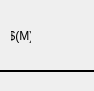
<?xml version="1.0" encoding="UTF-8"?>
<ui version="4.0">
 <class>MainWindow</class>
 <widget class="QMainWindow" name="MainWindow">
  <property name="geometry">
   <rect>
    <x>0</x>
    <y>0</y>
    <width>94</width>
    <height>91</height>
   </rect>
  </property>
  <property name="sizePolicy">
   <sizepolicy hsizetype="Preferred" vsizetype="Expanding">
    <horstretch>0</horstretch>
    <verstretch>0</verstretch>
   </sizepolicy>
  </property>
  <property name="styleSheet">
   <string>

QWidget#centralWidget {background: rgba(200, 200, 200, 255);}

caTable {
       font: 10pt;
       background: cornsilk;
       alternate-background-color: wheat;
}

caLineEdit {
     border-radius: 1px;
     background: lightyellow;
     color: black;
 }

caTextEntry {
    color: rgb(127, 0, 63);
    background-color: cornsilk;
    selection-color: #0a214c;
    selection-background-color: wheat;
    border: 1px groove black;
    border-radius: 1px;
    padding: 1px;
}

caTextEntry:focus {
    padding: 0px;
    border: 2px groove darkred;
    border-radius: 1px;
}

QPushButton {
      border-color: #00b;
      border-radius: 2px;
      padding: 3px;
      border-width: 1px;

	background: qlineargradient(spread:pad, x1:0, y1:0, x2:0, y2:1,
						   stop:0   rgba(224, 239, 255, 255),
						   stop:0.5 rgba(199, 215, 230, 255),
						   stop:1   rgba(184, 214, 236, 255));
}
QPushButton:hover {
	background: qlineargradient(spread:pad, x1:0, y1:0, x2:0, y2:1,
						stop:0   rgba(201, 226, 255, 255),
						stop:0.5 rgba(177, 204, 230, 255),
						stop:1   rgba(163, 205, 236, 255));
}
QPushButton:pressed {
	background: qlineargradient(spread:pad, x1:0, y1:0, x2:0, y2:1,
						stop:0   rgba(174, 219, 255, 255),
						stop:0.5 rgba(165, 199, 230, 255),
						stop:1   rgba(134, 188, 236, 255));
}

QPushButton:disabled {
	background: qlineargradient(spread:pad, x1:0, y1:0, x2:0, y2:1,
						stop:0   rgba(174, 219, 255, 255),
						stop:0.5 rgba(165, 199, 230, 255),
						stop:1   rgba(134, 188, 236, 255));
}

caChoice {
      background: qlineargradient(x1: 0, y1: 0, x2: 0, y2: 1,
                                  stop: 0 #E1E1E1, stop: 0.4 #DDDDDD,
                                  stop: 0.5 #D8D8D8, stop: 1.0 #D3D3D3);
}

caChoice &gt; QPushButton {
      text-align: left;
      padding: 1px;
}

caSlider::groove:horizontal {
border: 1px solid #bbb;
background: lightgrey;
height: 20px;
border-radius: 4px;
}

caSlider::handle:horizontal {
background: red;
border: 1px solid #777;
width: 13px;
margin-top: -2px;
margin-bottom: -2px;
border-radius: 2px;
}



</string>
  </property>
  <widget class="QWidget" name="centralWidget">
   <property name="sizePolicy">
    <sizepolicy hsizetype="Fixed" vsizetype="Preferred">
     <horstretch>0</horstretch>
     <verstretch>0</verstretch>
    </sizepolicy>
   </property>
   <property name="palette">
    <palette>
     <active>
      <colorrole role="Button">
       <brush brushstyle="SolidPattern">
        <color alpha="255">
         <red>200</red>
         <green>200</green>
         <blue>200</blue>
        </color>
       </brush>
      </colorrole>
      <colorrole role="Base">
       <brush brushstyle="SolidPattern">
        <color alpha="255">
         <red>200</red>
         <green>200</green>
         <blue>200</blue>
        </color>
       </brush>
      </colorrole>
      <colorrole role="Window">
       <brush brushstyle="SolidPattern">
        <color alpha="255">
         <red>200</red>
         <green>200</green>
         <blue>200</blue>
        </color>
       </brush>
      </colorrole>
     </active>
     <inactive>
      <colorrole role="Button">
       <brush brushstyle="SolidPattern">
        <color alpha="255">
         <red>200</red>
         <green>200</green>
         <blue>200</blue>
        </color>
       </brush>
      </colorrole>
      <colorrole role="Base">
       <brush brushstyle="SolidPattern">
        <color alpha="255">
         <red>200</red>
         <green>200</green>
         <blue>200</blue>
        </color>
       </brush>
      </colorrole>
      <colorrole role="Window">
       <brush brushstyle="SolidPattern">
        <color alpha="255">
         <red>200</red>
         <green>200</green>
         <blue>200</blue>
        </color>
       </brush>
      </colorrole>
     </inactive>
     <disabled>
      <colorrole role="Button">
       <brush brushstyle="SolidPattern">
        <color alpha="255">
         <red>200</red>
         <green>200</green>
         <blue>200</blue>
        </color>
       </brush>
      </colorrole>
      <colorrole role="Base">
       <brush brushstyle="SolidPattern">
        <color alpha="255">
         <red>200</red>
         <green>200</green>
         <blue>200</blue>
        </color>
       </brush>
      </colorrole>
      <colorrole role="Window">
       <brush brushstyle="SolidPattern">
        <color alpha="255">
         <red>200</red>
         <green>200</green>
         <blue>200</blue>
        </color>
       </brush>
      </colorrole>
     </disabled>
    </palette>
   </property>
   <property name="autoFillBackground">
    <bool>false</bool>
   </property>
   <widget class="caLabel" name="caLabel_0">
    <property name="geometry">
     <rect>
      <x>11</x>
      <y>26</y>
      <width>20</width>
      <height>20</height>
     </rect>
    </property>
    <property name="text">
     <string>$(M)</string>
    </property>
    <property name="alignment">
     <set>Qt::AlignAbsolute|Qt::AlignCenter|Qt::AlignHCenter|Qt::AlignVCenter</set>
    </property>
    <property name="fontScaleMode">
     <enum>ESimpleLabel::WidthAndHeight</enum>
    </property>
    <property name="foreground">
     <color>
      <red>0</red>
      <green>0</green>
      <blue>0</blue>
     </color>
    </property>
    <property name="background">
     <color alpha="0">
      <red>0</red>
      <green>0</green>
      <blue>0</blue>
     </color>
    </property>
    <property name="frameShape">
     <enum>QFrame::NoFrame</enum>
    </property>
   </widget>
   <widget class="caGraphics" name="caRectangle_0">
    <property name="geometry">
     <rect>
      <x>17</x>
      <y>66</y>
      <width>8</width>
      <height>16</height>
     </rect>
    </property>
    <property name="foreground">
     <color>
      <red>0</red>
      <green>216</green>
      <blue>0</blue>
     </color>
    </property>
    <property name="linestyle" stdset="0">
     <enum>caGraphics::Solid</enum>
    </property>
    <property name="fillstyle" stdset="0">
     <enum>caGraphics::Filled</enum>
    </property>
    <property name="lineColor">
     <color>
      <red>0</red>
      <green>216</green>
      <blue>0</blue>
     </color>
    </property>
    <property name="visibility">
     <enum>caGraphics::Calc</enum>
    </property>
    <property name="visibilityCalc">
     <string notr="true">A==1</string>
    </property>
    <property name="channel" stdset="0">
     <string notr="true">$(P)$(CRL):stack$(M)_RBV</string>
    </property>
    <property name="form">
     <enum>caGraphics::Rectangle</enum>
    </property>
   </widget>
   <widget class="caChoice" name="caChoice_0">
    <property name="geometry">
     <rect>
      <x>0</x>
      <y>0</y>
      <width>40</width>
      <height>28</height>
     </rect>
    </property>
    <property name="channel" stdset="0">
     <string notr="true">$(P)$(CRL):stack$(M)</string>
    </property>
    <property name="foreground">
     <color>
      <red>0</red>
      <green>0</green>
      <blue>0</blue>
     </color>
    </property>
    <property name="background">
     <color>
      <red>115</red>
      <green>223</green>
      <blue>255</blue>
     </color>
    </property>
    <property name="colorMode">
     <enum>caChoice::Static</enum>
    </property>
    <property name="endBit">
     <number>1</number>
    </property>
   </widget>
   <widget class="caGraphics" name="caRectangle_1">
    <property name="geometry">
     <rect>
      <x>17</x>
      <y>50</y>
      <width>8</width>
      <height>16</height>
     </rect>
    </property>
    <property name="foreground">
     <color>
      <red>253</red>
      <green>0</green>
      <blue>0</blue>
     </color>
    </property>
    <property name="linestyle" stdset="0">
     <enum>caGraphics::Solid</enum>
    </property>
    <property name="fillstyle" stdset="0">
     <enum>caGraphics::Filled</enum>
    </property>
    <property name="lineColor">
     <color>
      <red>253</red>
      <green>0</green>
      <blue>0</blue>
     </color>
    </property>
    <property name="visibility">
     <enum>caGraphics::IfZero</enum>
    </property>
    <property name="channel" stdset="0">
     <string notr="true">$(P)$(CRL):stack$(M)_RBV</string>
    </property>
    <property name="form">
     <enum>caGraphics::Rectangle</enum>
    </property>
   </widget>
   <widget class="Line" name="line">
    <property name="geometry">
     <rect>
      <x>0</x>
      <y>70</y>
      <width>100</width>
      <height>3</height>
     </rect>
    </property>
    <property name="frameShadow">
     <enum>QFrame::Plain</enum>
    </property>
    <property name="lineWidth">
     <number>2</number>
    </property>
    <property name="orientation">
     <enum>Qt::Horizontal</enum>
    </property>
   </widget>
   <zorder>caLabel_0</zorder>
   <zorder>caRectangle_0</zorder>
   <zorder>caRectangle_1</zorder>
   <zorder>caChoice_0</zorder>
   <zorder>line</zorder>
  </widget>
 </widget>
 <customwidgets>
  <customwidget>
   <class>caChoice</class>
   <extends>QWidget</extends>
   <header>caChoice</header>
  </customwidget>
  <customwidget>
   <class>caLabel</class>
   <extends>QLabel</extends>
   <header>caLabel</header>
  </customwidget>
  <customwidget>
   <class>caGraphics</class>
   <extends>QWidget</extends>
   <header>caGraphics</header>
  </customwidget>
 </customwidgets>
 <resources/>
 <connections/>
</ui>
